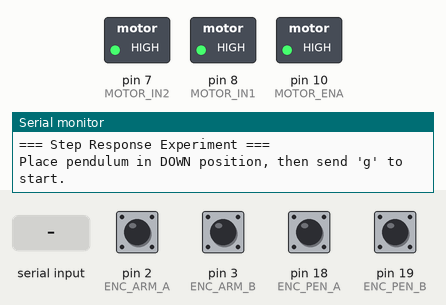
Recording of a sketch running on a simulated Arduino Mega 2560, built with avr-gcc and run on an emulated ATmega2560. Shown: switched loads named in the sketch (green lamp = pin HIGH), the last lines printed to the serial monitor. The test bench sets the inputs (shaded band); at power-on: pin 2 (ENC_ARM_A), pin 3 (ENC_ARM_B), pin 18 (ENC_PEN_A), pin 19 (ENC_PEN_B) HIGH.

Above: at 1.2 s.
1.3 s: "g" received over Serial
At 2.5 s:
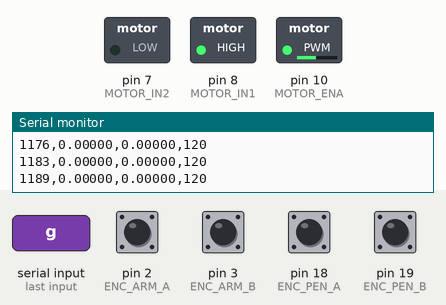
Timing chart, 0 to 4.8 s (numbered marks = the images above; inputs shaded):
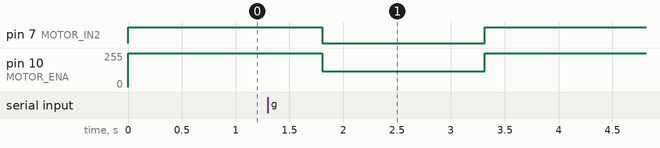

Measured:
- after the input at 1.3 s, pin 7 (MOTOR_IN2): HIGH → LOW after 0.51 s, → HIGH 1.5 s later; pin 10 (MOTOR_ENA): 255/255 → 120/255 after 0.51 s, → 255/255 1.5 s later

The sketch:

step_response.ino
```cpp
/*
 * ============================================================
 *  Furuta Pendulum — STEP RESPONSE EXPERIMENT
 *  Hardware : Arduino MEGA 2560 + L298P Motor Driver Shield
 * ============================================================
 *
 * PURPOSE:
 *   Apply a step input (constant motor voltage) to the arm motor
 *   and record the angular response of BOTH the arm (θ) and
 *   pendulum (α) over time. Repeat for multiple PWM levels.
 *
 * EXPERIMENT PROCEDURE:
 *   1. Place pendulum in DOWN position (hanging naturally).
 *   2. Upload this sketch and open Serial Monitor at 115200 baud.
 *   3. Type 'g' + Enter to start a single step experiment.
 *   4. The sketch will:
 *        a. Log 0.5 s of baseline (motor off)
 *        b. Apply STEP_PWM for STEP_DURATION_MS
 *        c. Brake and log 1 s of decay
 *   5. Copy the CSV output into a file for MATLAB/Python analysis.
 *   6. Repeat for different STEP_PWM values (suggested: 50, 100, 150, 200).
 *
 * STATE-SPACE IDENTIFICATION FROM STEP DATA:
 *   States  : x = [θ, θ̇, α, α̇]
 *   Input   : u = motor PWM (proxy for voltage/torque)
 *   Output  : y = [θ, α]
 *   Use MATLAB System Identification Toolbox (ssest) or
 *   scipy.signal in Python to fit a state-space model.
 *
 * WIRING: Same as furuta_main.ino
 * ─────────────────────────────────────────────────────────────
 */

// ─────────────────────────────────────────────────────────────
//  PINS
// ─────────────────────────────────────────────────────────────
#define MOTOR_ENA   10
#define MOTOR_IN1    8
#define MOTOR_IN2    7

#define ENC_ARM_A    2   // INT0
#define ENC_ARM_B    3   // INT1
#define ENC_PEN_A   18   // INT5
#define ENC_PEN_B   19   // INT4

// ─────────────────────────────────────────────────────────────
//  EXPERIMENT PARAMETERS — EDIT THESE
// ─────────────────────────────────────────────────────────────
const int   STEP_PWM          = 120;    // Step amplitude (0–255)
const unsigned long PRE_MS    = 500;    // Baseline recording before step (ms)
const unsigned long STEP_MS   = 1500;   // Duration motor is ON (ms)
const unsigned long POST_MS   = 2000;   // Recording after motor is OFF (ms)
const unsigned long SAMPLE_MS = 5;      // Sampling period → 200 Hz

// ─────────────────────────────────────────────────────────────
//  ENCODER CONSTANTS
// ─────────────────────────────────────────────────────────────
const float ARM_CPR      = 4096.0;
const float PENDULUM_CPR = 4096.0;

// ─────────────────────────────────────────────────────────────
//  GLOBALS
// ─────────────────────────────────────────────────────────────
volatile long enc_arm = 0;
volatile long enc_pen = 0;
volatile bool arm_B   = false;
volatile bool pen_B   = false;

bool  experiment_done = false;
bool  waiting         = true;

// ─────────────────────────────────────────────────────────────
//  ISRs
// ─────────────────────────────────────────────────────────────
void ISR_arm_A() { bool a = digitalRead(ENC_ARM_A); (a == arm_B) ? enc_arm-- : enc_arm++; }
void ISR_arm_B() { arm_B  = digitalRead(ENC_ARM_B); bool a = digitalRead(ENC_ARM_A); (a == arm_B) ? enc_arm++ : enc_arm--; }
void ISR_pen_A() { bool a = digitalRead(ENC_PEN_A); (a == pen_B) ? enc_pen-- : enc_pen++; }
void ISR_pen_B() { pen_B  = digitalRead(ENC_PEN_B); bool a = digitalRead(ENC_PEN_A); (a == pen_B) ? enc_pen++ : enc_pen--; }

// ─────────────────────────────────────────────────────────────
//  MOTOR HELPERS
// ─────────────────────────────────────────────────────────────
void setMotor(int pwm) {
  pwm = constrain(pwm, -255, 255);
  if (pwm > 0)      { digitalWrite(MOTOR_IN1, HIGH); digitalWrite(MOTOR_IN2, LOW);  analogWrite(MOTOR_ENA, pwm);  }
  else if (pwm < 0) { digitalWrite(MOTOR_IN1, LOW);  digitalWrite(MOTOR_IN2, HIGH); analogWrite(MOTOR_ENA, -pwm); }
  else              { digitalWrite(MOTOR_IN1, HIGH);  digitalWrite(MOTOR_IN2, HIGH); analogWrite(MOTOR_ENA, 0);    }
}

void brakeMotor() {
  digitalWrite(MOTOR_IN1, HIGH);
  digitalWrite(MOTOR_IN2, HIGH);
  analogWrite(MOTOR_ENA, 255);
}

// ─────────────────────────────────────────────────────────────
//  READ ENCODERS — returns angles in radians
// ─────────────────────────────────────────────────────────────
void readAngles(float &theta, float &alpha) {
  noInterrupts();
  long a = enc_arm;
  long p = enc_pen;
  interrupts();
  theta = (float)a * (2.0f * PI) / ARM_CPR;
  alpha = (float)p * (2.0f * PI) / PENDULUM_CPR;
}

// ─────────────────────────────────────────────────────────────
//  LOG ONE DATA POINT
// ─────────────────────────────────────────────────────────────
void logData(unsigned long t_ms, int pwm_val) {
  float theta, alpha;
  readAngles(theta, alpha);
  Serial.print(t_ms);       Serial.print(',');
  Serial.print(theta, 5);   Serial.print(',');
  Serial.print(alpha, 5);   Serial.print(',');
  Serial.println(pwm_val);
}

// ─────────────────────────────────────────────────────────────
//  RUN ONE STEP EXPERIMENT
// ─────────────────────────────────────────────────────────────
void runStepExperiment() {
  Serial.println(F("# === STEP RESPONSE EXPERIMENT ==="));
  Serial.print(F("# STEP_PWM=")); Serial.println(STEP_PWM);
  Serial.print(F("# PRE_MS="));  Serial.println(PRE_MS);
  Serial.print(F("# STEP_MS=")); Serial.println(STEP_MS);
  Serial.print(F("# POST_MS=")); Serial.println(POST_MS);
  Serial.println(F("# ---"));
  Serial.println(F("time_ms,theta_rad,alpha_rad,motor_pwm"));

  // — Zero encoders at start —
  noInterrupts();
  enc_arm = 0;
  enc_pen = 0;
  interrupts();

  unsigned long t0    = millis();
  unsigned long phase_end;

  // PHASE 1: Pre-step baseline (motor OFF)
  phase_end = t0 + PRE_MS;
  while (millis() < phase_end) {
    unsigned long now = millis();
    logData(now - t0, 0);
    delay(SAMPLE_MS);
  }

  // PHASE 2: Step (motor ON)
  setMotor(STEP_PWM);
  phase_end = millis() + STEP_MS;
  while (millis() < phase_end) {
    unsigned long now = millis();
    logData(now - t0, STEP_PWM);
    delay(SAMPLE_MS);
  }

  // PHASE 3: Post-step decay (motor OFF)
  brakeMotor();
  phase_end = millis() + POST_MS;
  while (millis() < phase_end) {
    unsigned long now = millis();
    logData(now - t0, 0);
    delay(SAMPLE_MS);
  }

  Serial.println(F("# EXPERIMENT COMPLETE"));
  Serial.println(F("# Send 'g' to run again"));
  experiment_done = true;
}

// ─────────────────────────────────────────────────────────────
//  SETUP
// ─────────────────────────────────────────────────────────────
void setup() {
  Serial.begin(115200);

  pinMode(MOTOR_ENA, OUTPUT);
  pinMode(MOTOR_IN1, OUTPUT);
  pinMode(MOTOR_IN2, OUTPUT);
  brakeMotor();

  pinMode(ENC_ARM_A, INPUT_PULLUP);
  pinMode(ENC_ARM_B, INPUT_PULLUP);
  pinMode(ENC_PEN_A, INPUT_PULLUP);
  pinMode(ENC_PEN_B, INPUT_PULLUP);

  arm_B = digitalRead(ENC_ARM_B);
  pen_B = digitalRead(ENC_PEN_B);

  attachInterrupt(digitalPinToInterrupt(ENC_ARM_A), ISR_arm_A, CHANGE);
  attachInterrupt(digitalPinToInterrupt(ENC_ARM_B), ISR_arm_B, CHANGE);
  attachInterrupt(digitalPinToInterrupt(ENC_PEN_A), ISR_pen_A, CHANGE);
  attachInterrupt(digitalPinToInterrupt(ENC_PEN_B), ISR_pen_B, CHANGE);

  Serial.println(F("=== Step Response Experiment ==="));
  Serial.println(F("Place pendulum in DOWN position, then send 'g' to start."));
}

// ─────────────────────────────────────────────────────────────
//  LOOP
// ─────────────────────────────────────────────────────────────
void loop() {
  if (Serial.available()) {
    char c = Serial.read();
    if (c == 'g') {
      experiment_done = false;
      runStepExperiment();
    }
  }
}
```
